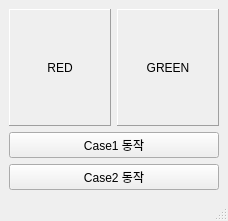
<?xml version="1.0" encoding="UTF-8"?>
<ui version="4.0">
 <class>MainWindow</class>
 <widget class="QMainWindow" name="MainWindow">
  <property name="geometry">
   <rect>
    <x>0</x>
    <y>0</y>
    <width>228</width>
    <height>221</height>
   </rect>
  </property>
  <property name="windowTitle">
   <string>MainWindow</string>
  </property>
  <property name="styleSheet">
   <string notr="true"/>
  </property>
  <property name="documentMode">
   <bool>true</bool>
  </property>
  <widget class="QWidget" name="centralwidget">
   <layout class="QVBoxLayout" name="verticalLayout">
    <item>
     <layout class="QHBoxLayout" name="horizontalLayout">
      <item>
       <widget class="QLabel" name="lblRed">
        <property name="frameShape">
         <enum>QFrame::Panel</enum>
        </property>
        <property name="frameShadow">
         <enum>QFrame::Raised</enum>
        </property>
        <property name="text">
         <string>RED</string>
        </property>
        <property name="alignment">
         <set>Qt::AlignCenter</set>
        </property>
       </widget>
      </item>
      <item>
       <widget class="QLabel" name="lblGreen">
        <property name="frameShape">
         <enum>QFrame::Panel</enum>
        </property>
        <property name="frameShadow">
         <enum>QFrame::Raised</enum>
        </property>
        <property name="text">
         <string>GREEN</string>
        </property>
        <property name="alignment">
         <set>Qt::AlignCenter</set>
        </property>
       </widget>
      </item>
     </layout>
    </item>
    <item>
     <widget class="QPushButton" name="btnCase1">
      <property name="text">
       <string>Case1 동작</string>
      </property>
     </widget>
    </item>
    <item>
     <widget class="QPushButton" name="btnCase2">
      <property name="text">
       <string>Case2 동작</string>
      </property>
     </widget>
    </item>
   </layout>
  </widget>
  <widget class="QMenuBar" name="menubar">
   <property name="geometry">
    <rect>
     <x>0</x>
     <y>0</y>
     <width>228</width>
     <height>20</height>
    </rect>
   </property>
  </widget>
  <widget class="QStatusBar" name="statusbar"/>
 </widget>
 <resources/>
 <connections/>
</ui>
